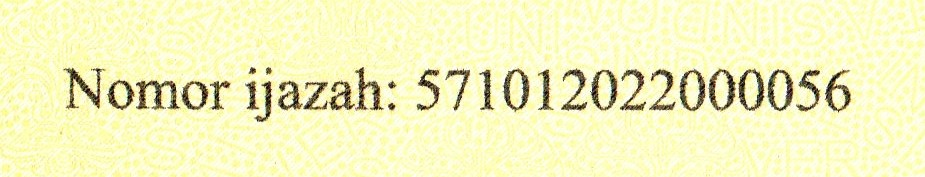
#> input picture PCD-Tgs4/CitraIjazah/01_HighQuality_Enhanced.jpg, 925 x 177 px; its folder holds 4 pictures in this run
$ python histogram.py
#> lines starting #> are read from the running program, lines starting #| are printed output that depends on the picture
import cv2
import numpy as np
import matplotlib.pyplot as plt

from pathlib import Path


# ==========================================================
# KONFIGURASI FOLDER
# ==========================================================

# Folder citra asli hasil crop
folder_asli = Path("CitraIjazah")

# Folder hasil enhancement
folder_brightness = Path("hasil/brightness")
folder_contrast = Path("hasil/contrast_stretching")
folder_equalization = Path("hasil/histogram_equalization")

# Folder untuk menyimpan hasil histogram
folder_histogram = Path("hasil/histogram")


# ==========================================================
# MEMBUAT FOLDER HISTOGRAM
# ==========================================================

folder_histogram.mkdir(
    parents=True,
    exist_ok=True
)


# ==========================================================
# FUNGSI MEMBACA GAMBAR
# ==========================================================

def baca_gambar(path):

    gambar = cv2.imread(str(path))
#> gambar is the input picture: shape (177, 925, 3); mean B, G, R 191.1, 241.7, 242.4

    if gambar is None:
        return None

    # Jika gambar masih RGB/BGR
    # ubah menjadi grayscale
    if len(gambar.shape) == 3:
        gambar = cv2.cvtColor(
            gambar,
            cv2.COLOR_BGR2GRAY
        )
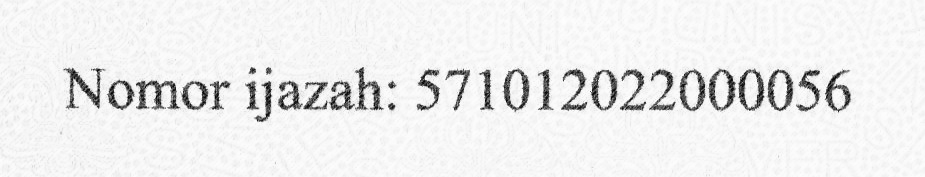
#> gambar: shape (177, 925); min 1, max 254, mean 236.2

    return gambar


# ==========================================================
# FUNGSI MEMBUAT HISTOGRAM
# ==========================================================

def tampilkan_histogram(
    gambar,
    judul,
    posisi
):

    plt.subplot(2, 2, posisi)

    plt.hist(
        gambar.ravel(),
        bins=256,
        range=(0, 256)
    )

    plt.title(judul)

    plt.xlabel(
        "Intensitas Piksel"
    )

    plt.ylabel(
        "Jumlah Piksel"
    )

    plt.xlim(
        0,
        255
    )

    plt.grid(
        alpha=0.3
    )


# ==========================================================
# MENCARI GAMBAR ASLI
# ==========================================================

daftar_gambar = []

daftar_gambar.extend(
    folder_asli.glob("*.jpg")
)

daftar_gambar.extend(
    folder_asli.glob("*.jpeg")
)

daftar_gambar.extend(
    folder_asli.glob("*.png")
)

daftar_gambar.extend(
    folder_asli.glob("*.bmp")
)


daftar_gambar = sorted(
    daftar_gambar
)


# ==========================================================
# CEK GAMBAR
# ==========================================================

if not daftar_gambar:

    print("=" * 70)
    print("ERROR")
    print("=" * 70)

    print(
        "Tidak ditemukan gambar di:"
    )

    print(
        folder_asli
    )

    print()

    print(
        "Pastikan gambar crop berada di folder:"
    )

    print(
        "CitraIjazah"
    )

    exit()


# ==========================================================
# INFORMASI PROGRAM
# ==========================================================

print("=" * 70)
print("PROGRAM HISTOGRAM ENHANCEMENT NOMOR IJAZAH")
print("=" * 70)

print()

print(
    f"Jumlah gambar : {len(daftar_gambar)}"
)

print()


# ==========================================================
# PROSES SETIAP GAMBAR
# ==========================================================

for nomor, file_asli in enumerate(
    daftar_gambar,
    start=1
):

    print(
        f"[{nomor}/{len(daftar_gambar)}] "
        f"{file_asli.name}"
    )


    # ======================================================
    # NAMA FILE
    # ======================================================

    nama = file_asli.stem


    # ======================================================
    # BACA CITRA ASLI
    # ======================================================

    gambar_asli = baca_gambar(
        file_asli
    )


    if gambar_asli is None:

        print(
            "  Gagal membaca gambar asli."
        )

        continue


    # ======================================================
    # CARI HASIL BRIGHTNESS
    # ======================================================

    file_brightness = (
        folder_brightness /
        f"{nama}_brightness.jpg"
    )


    # ======================================================
    # CARI HASIL CONTRAST STRETCHING
    # ======================================================

    file_contrast = (
        folder_contrast /
        f"{nama}_contrast.jpg"
    )


    # ======================================================
    # CARI HASIL HISTOGRAM EQUALIZATION
    # ======================================================

    file_equalization = (
        folder_equalization /
        f"{nama}_equalization.jpg"
    )


    # ======================================================
    # BACA HASIL ENHANCEMENT
    # ======================================================

    gambar_brightness = baca_gambar(
        file_brightness
    )

    gambar_contrast = baca_gambar(
        file_contrast
    )

    gambar_equalization = baca_gambar(
        file_equalization
    )


    # ======================================================
    # CEK HASIL ENHANCEMENT
    # ======================================================

    if gambar_brightness is None:

        print(
            "  Hasil brightness tidak ditemukan."
        )

        continue


    if gambar_contrast is None:

        print(
            "  Hasil contrast stretching tidak ditemukan."
        )

        continue


    if gambar_equalization is None:

        print(
            "  Hasil histogram equalization tidak ditemukan."
        )

        continue


    # ======================================================
    # MEMBUAT FIGURE
    # ======================================================

    plt.figure(
        figsize=(14, 8)
    )


    # ======================================================
    # 1. HISTOGRAM SEBELUM ENHANCEMENT
    # ======================================================

    tampilkan_histogram(
        gambar_asli,
        "Sebelum Enhancement",
        1
    )


    # ======================================================
    # 2. HISTOGRAM BRIGHTNESS
    # ======================================================

    tampilkan_histogram(
        gambar_brightness,
        "Brightness Adjustment",
        2
    )


    # ======================================================
    # 3. HISTOGRAM CONTRAST STRETCHING
    # ======================================================

    tampilkan_histogram(
        gambar_contrast,
        "Contrast Stretching",
        3
    )


    # ======================================================
    # 4. HISTOGRAM EQUALIZATION
    # ======================================================

    tampilkan_histogram(
        gambar_equalization,
        "Histogram Equalization",
        4
    )


    # ======================================================
    # JUDUL UTAMA
    # ======================================================

    plt.suptitle(
        f"Perbandingan Histogram - {nama}",
        fontsize=15
    )


    # ======================================================
    # TATA LETAK
    # ======================================================

    plt.tight_layout(
        rect=[0, 0, 1, 0.95]
    )


    # ======================================================
    # PATH OUTPUT
    # ======================================================

    file_output = (
        folder_histogram /
        f"{nama}_histogram.png"
    )


    # ======================================================
    # SIMPAN GAMBAR
    # ======================================================

    plt.savefig(
        str(file_output),
        dpi=150,
        bbox_inches="tight"
    )


    # ======================================================
    # TUTUP FIGURE
    # ======================================================

    plt.close()


    print(
        f"  Histogram disimpan:"
    )

    print(
        f"  {file_output}"
    )

    print()
#> pass 2 of the loop `for nomor, file_asli in enumerate(`:
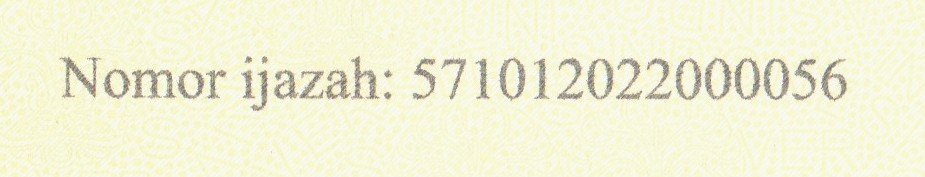
#> input picture PCD-Tgs4/CitraIjazah/02_LowContrast.jpg, 925 x 177 px
#> in baca_gambar, gambar is the input picture: shape (177, 925, 3); mean B, G, R 214.5, 241.8, 242.6
#> in baca_gambar (call 5), `gambar = cv2.cvtColor( gambar, cv2.COLOR_BGR2GRAY )`:
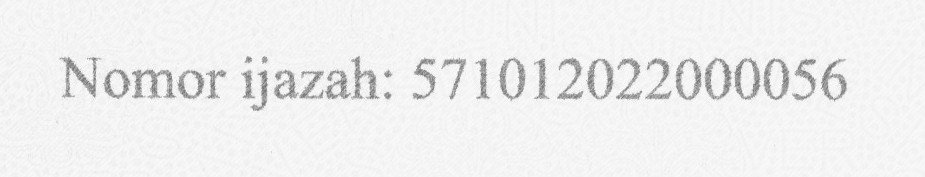
#> gambar: shape (177, 925); min 109, max 255, mean 238.9
#> pass 3 of the loop `for nomor, file_asli in enumerate(`:
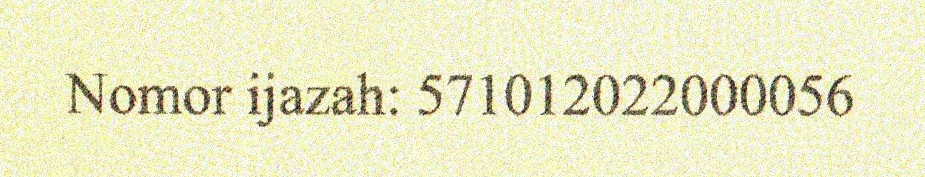
#> input picture PCD-Tgs4/CitraIjazah/04_HighNoise.jpg, 925 x 177 px
#> in baca_gambar, gambar is the input picture: shape (177, 925, 3); mean B, G, R 197, 234.2, 234.9
#> in baca_gambar (call 9), `gambar = cv2.cvtColor( gambar, cv2.COLOR_BGR2GRAY )`:
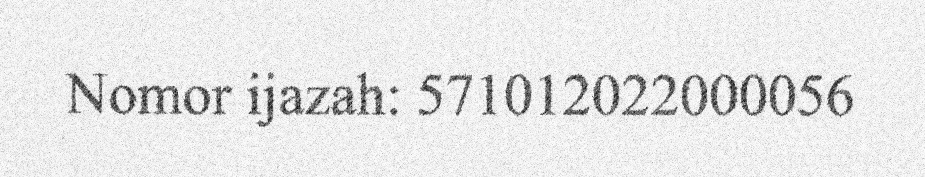
#> gambar: shape (177, 925); min 4, max 255, mean 230.2
#> the loop made 4 passes; the first 3 are shown


# ==========================================================
# SELESAI
# ==========================================================

print("=" * 70)
print("PROSES HISTOGRAM SELESAI")
print("=" * 70)

print()

print(
    "Semua histogram tersimpan di:"
)

print(
    folder_histogram
)
